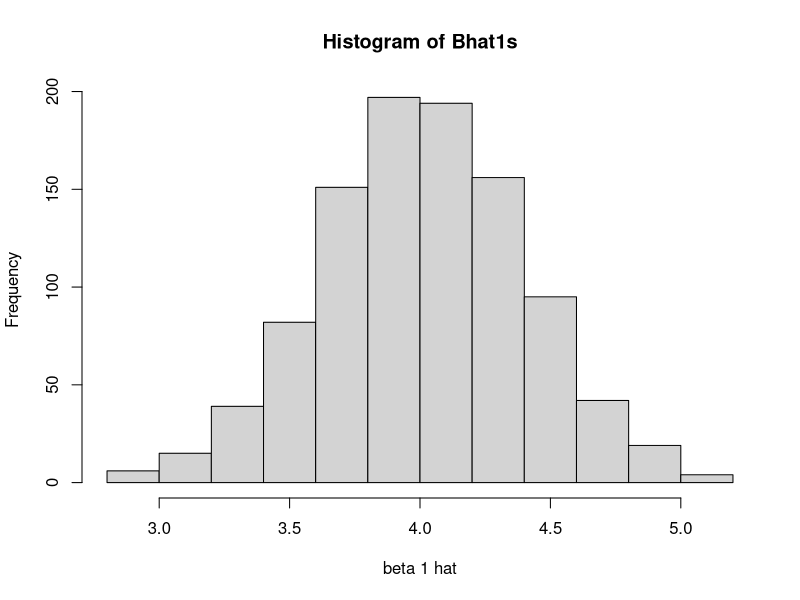
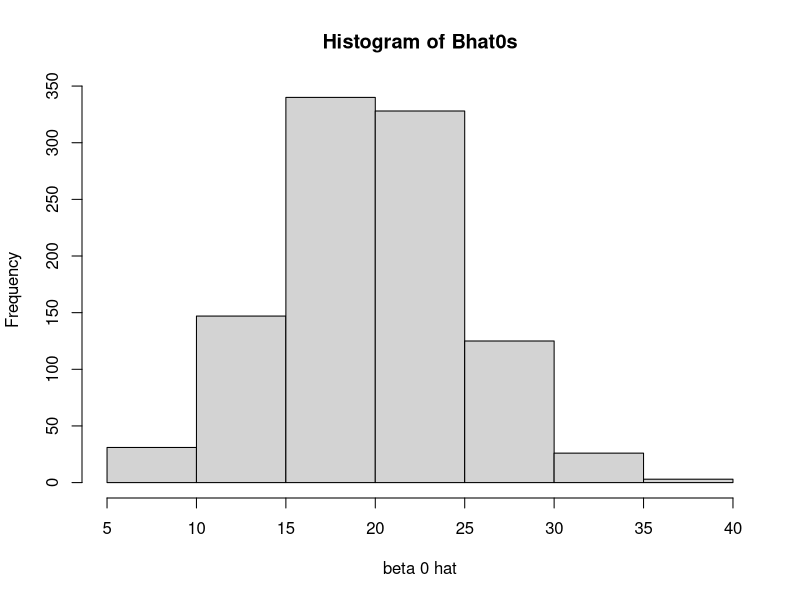

Generate these figures, in order, with R:
## ---- chunk 1
set.seed(1005057368) 
## ---- chunk 2
Xs = c(4, 8, 12, 16, 20)
Sxx = 0
for (x in Xs) {
  Sxx = Sxx + (x - mean(Xs))^2
}
Sxx
## ---- chunk 3
prob = pnorm(3, 4, sqrt(25/Sxx)) + (1-pnorm(5, 4, sqrt(25/Sxx)))
## ---- chunk 4
Xs = c(4, 8, 12, 16, 20)

errors = rnorm(5,0,5)
errors
## ---- chunk 5
Ys = rep(0, 5)
for (i in 1:length(Ys)) {
    Ys[i] = 20 + 4*Xs[i] + errors[i]
}
Ys
## ---- chunk 6
Sxy = 0
for (i in 1:length(Ys)) {
    Sxy = Sxy + (Xs[i] - mean(Xs))*(Ys[i] - mean(Ys))
}
Sxy
## ---- chunk 7
Bhat1 = Sxy / Sxx
Bhat0 = mean(Ys) - Bhat1*mean(Xs)
Bhat1
Bhat0
## ---- chunk 8
X0 = 10
Yhat0 =  Bhat0 + Bhat1 * X0
Yhat0
## ---- chunk 9
fit = lm(formula = Ys ~ Xs)
CI = predict(fit, data.frame(Xs=10), interval="confidence")
## ---- chunk 10
Bhat0s = rep(0,1000)
Bhat1s = rep(0,1000)
lowers = rep(0,1000)
uppers = rep(0,1000)

Xs = c(4, 8, 12, 16, 20)

for (i in 1:length(Bhat0s)) {
  errors = rnorm(5,0,5)

  Ys = rep(0, 5)
  for (j in 1:length(Ys)) {
      Ys[j] = 20 + 4*Xs[j] + errors[j]
  }
  fit = lm(formula = Ys ~ Xs)
  
  Bhat0s[i] = fit$coefficients[1]
  Bhat1s[i] = fit$coefficients[2]
  CI = predict(fit, data.frame(Xs=10), interval="confidence")
  lowers[i] = CI[2]
  uppers[i] = CI[3]
 }
## ---- chunk 11
hist(Bhat1s, xlab = "beta 1 hat")
mean(Bhat1s)
sd(Bhat1s)
## ---- chunk 12
hist(Bhat0s, xlab = "beta 0 hat")
mean(Bhat0s)
sd(Bhat0s)
## ---- chunk 13
numsWithinCI = 0

for (i in 1:length(lowers)) {
  Ey = 20 + 4*X0
  if (Ey > lowers[i] && Ey < uppers[i]){
    numsWithinCI = numsWithinCI + 1
  }
}
numsWithinCI
## ---- chunk 14
Xs = c(3,5,4,6,7)
Ys = c(4,6.5,5,7,7.5)
fit = lm(formula = Ys ~ Xs,x=TRUE)
model.matrix(fit)
